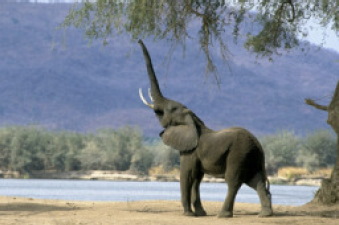
//> input picture CriminisiInpaint-master/elephant-input.png, 339 x 225 px
$ ./hi elephant-input.png elephant-input.png   (built with g++ and OpenCV 4)
//> lines starting //> are read from the running program, lines starting //| are printed output that depends on the picture
#include <opencv2/opencv.hpp>
#include <iostream>
#include <stdio.h>
#include <vector>
#include <math.h>

using namespace std;
using namespace cv;

int win_size = 9;
int stride = 3;

void showMatBasics(String srcName, String maskName);
// https://stackoverflow.com/questions/6302171/convert-uchar-mat-to-float-mat-in-opencv
// https://stackoverflow.com/questions/13484475/what-are-the-upper-and-lower-limits-and-types-of-pixel-values-in-opencv

/*
 * Basic stuff about Mat
 * Mat (Row, Col)
 */


int main(int argc, char* argv[])
{
    showMatBasics(argv[1], argv[2]);
//> in showMatBasics, src is the input picture: 225 rows x 339 cols, CV_8UC3; mean B, G, R 144, 134.4, 127.3
//> in showMatBasics, `cvtColor(inpaint_me, inpaint_me, CV_BGR2Lab);`: inpaint_me: 225 rows x 339 cols, CV_8UC3; mean of channels 0, 1, 2 141.7, 128.2, 122.3
//> in showMatBasics, `cvtColor(src, src_gray, CV_BGR2GRAY);`:
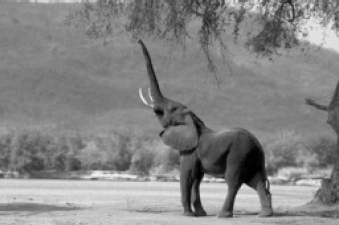
//> src_gray: 225 rows x 339 cols, CV_8UC1; min 0, max 243, mean 133.4
//| src_gray at (0,0): 136
//| src_gray at (20,20): 140
//| src_gray at (225,339):159
//| src_gray_f at (0,0): 0.533333
//| src_gray_f at (20,20): 0.54902
//| src_gray_f at (225,339):0.623529
//| mask at (0,0): 173
//| mask at (20,20): 128
//| mask at (225,339):214

    if(argc < 3)
    {
        printf("Usage: %s src mask output\n",argv[0]);
        return -1;
    }

    Mat src, src_gray, mask, mask_gray, grad_x, grad_y, inpaint_me;

    // read source and mask(target) image
    src = imread(argv[1]);
    mask = imread(argv[2]);

    if(!src.data || !mask.data){return -1;}
    // [13 lines of commented-out code are left out]
    src.copyTo(inpaint_me, mask);

    // https://www.learnopencv.com/color-spaces-in-opencv-cpp-python/
    // L – Lightness ( Intensity ).
    // a – color component ranging from Green to Magenta.
    // b – color component ranging from Blue to Yellow.
    cvtColor(inpaint_me, inpaint_me, CV_BGR2Lab);//inpaint_me is now in Lab space

    // Computing gradients
    // Smoothing the source image, I don't know why
    GaussianBlur( src, src, Size(3,3), 0, 0, BORDER_DEFAULT);
    // make src_Gray which is grayscale image
    cvtColor(src, src_gray, CV_BGR2GRAY);
    // make mask(target)_gray which is grayscal image
    cvtColor(mask, mask_gray, CV_BGR2GRAY);
    // 32FC1 means that each pixel value is stored as one channel floating point with single precision
    // ex) 0 -> 0.0, 24 -> 24.0, 255 -> 255.0
    // CV is unsigned by default
    // https://livierickson.com/blog/why-do-we-store-color-values-the-way-we-do/
    // [0 - 255] can be represented as [0. - 1.] floating points
    // [0 - 255] becomes [0.0 - 1.0] because it's rescaled[1./255.]
    Mat src_gray_f; // source gray floating-point
    src_gray.convertTo(src_gray_f, CV_32FC1, 1./255.);

    // grad_x is a derivative of src_gray.
    // it shows sudden changes in x-direction
    // grad_y shows sundden changes in y-direction
    Sobel(src_gray_f, grad_x, CV_32F, 1, 0, 3, 1, 0, BORDER_DEFAULT);
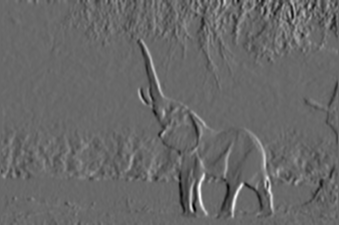
//> grad_x: 225 rows x 339 cols, CV_32FC1; min -1.4, max 2.01, mean -0.00254; drawn with min black and max white
    Sobel(src_gray_f, grad_y, CV_32F, 0, 1, 3, 1, 0, BORDER_DEFAULT);
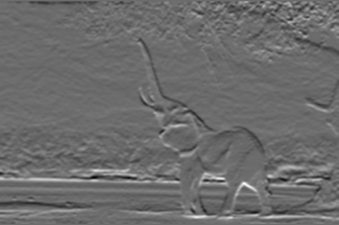
//> grad_y: 225 rows x 339 cols, CV_32FC1; min -1.41, max 1.91, mean 0.00659; drawn with min black and max white
    // [7 lines of commented-out code are left out]
    int num_patches = 0;

    // mask rows = 255
    // mask cols = 339
    // win_size = 9
    // packing the target image with the patches = (339 - 9) * (225 - 9) = 71280
    // -9 indicates so that the window does not need extra padding
    // however, becasue of the stride, (71280 / 9) = 7920
    // so total, 7920 patches are inside Source Region!, not in the target
    // howver, author says inside I - omega(target), which is SOURCE, so I am not sure...
    // now it makes sense, go to the for loops. Patches are inside I - omega(target)!!!
    int num_vec = (mask.rows - win_size) * (mask.cols - win_size) / (stride * stride);
//> num_vec = 7920
    // f_vec_len indicates the windows dimension depending on the number of channels
    int f_vec_len = (win_size * win_size) * src.channels();
//> f_vec_len = 243
    // 7920 patches(rows). Each row is a patch which is the window size (9 * 9 * numChannel)
    Mat patches(num_vec, f_vec_len, CV_8UC1);

    // [112 lines of commented-out code are left out]

    return 0;
}


void showMatBasics(String srcName, String maskName) {
    // https://stackoverflow.com/questions/13484475/what-are-the-upper-and-lower-limits-and-types-of-pixel-values-in-opencv

    Mat src, src_gray, mask, mask_gray, grad_x, grad_y, inpaint_me;

    src = imread(srcName);
    mask = imread(maskName);
    src.copyTo(inpaint_me, mask);
    cvtColor(inpaint_me, inpaint_me, CV_BGR2Lab);//inpaint_me is now in Lab space
    cvtColor(src, src_gray, CV_BGR2GRAY);
    cvtColor(mask, mask_gray, CV_BGR2GRAY);
    Mat src_gray_f; // source gray floating-point
    src_gray.convertTo(src_gray_f, CV_32FC1, 1./255.);

    // Mat test = 30(row) x 30(col) initialized all the values to 25
    // Notice how <double> is used because CV_64FC1 64 Floating point channel 1 uses 64F, which is double
    cv::Mat test(cv::Size(30, 30), CV_64FC1);
    test = 25;
    cout << "\ntest at (0,0): " << test.at<double>(0, 0) << endl;
    cout << "test at (29,29): " << test.at<double>(test.rows - 1, test.cols - 1) << endl;
    cout << "test at (30,30) (Out of Index!): " << test.at<double>(test.rows, test.cols) << endl; // out of index

    imshow("src_gray", src_gray);
    cout << "print source_gray" << endl;
    cout << "src_gray at (0,0): " << (int)src_gray.at<uchar>(0,0) << endl;
    cout << "src_gray at (20,20): " << (int)src_gray.at<uchar>(20,20) << endl;
    cout << "src_gray at (225,339):" << (int)src_gray.at<uchar>(src_gray.rows - 1, src_gray.cols - 1) << endl;

    imshow("src_gray_f", src_gray_f);
    cout << "print src_gray_f" << endl;
    cout << "src_gray_f at (0,0): " << src_gray_f.at<float>(0,0) << endl;
    cout << "src_gray_f at (20,20): " << src_gray_f.at<float>(20,20) << endl;
    cout << "src_gray_f at (225,339):" << src_gray_f.at<float>(src_gray_f.rows - 1, src_gray_f.cols - 1) << endl;

    imshow("mask", mask);
    cout << "print mask" << endl;
    cout << "mask at (0,0): " << (int)mask.at<uchar>(0,0) << endl;
    cout << "mask at (20,20): " << (int)mask.at<uchar>(20,20) << endl;
    cout << "mask at (225,339):" << (int)mask.at<uchar>(mask.rows - 1, mask.cols - 1) << endl;
    cv::waitKey(0);

}
